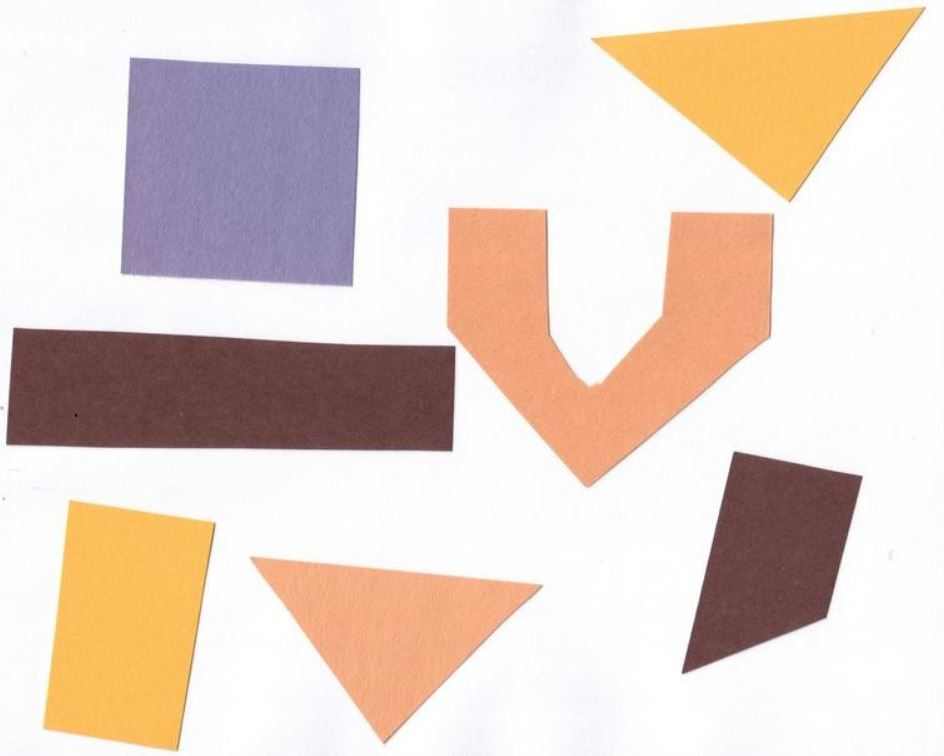
#> input picture #01 OpenCV/08 ImageProcessing/07 Thresholding/img/1.JPG, 944 x 756 px, found by its file name
$ jupyter execute --allow-errors '03 Otsu Thresholding.ipynb'
#> lines starting #> are read from the running program, lines starting #| are printed output that depends on the picture; after the words box and inside, x2 and y2 are one past the last pixel; in counts of white or black regions, pixels touching at a corner belong together
#> (a cell that did not finish here is left out)

[cell 2]
import cv2

# load the image and display it
image = cv2.imread("img/1.jpg")
#> image is the input picture: shape (756, 944, 3); mean B, G, R 201.5, 210.8, 228.4

# convert the image to grayscale and blur it slightly
gray = cv2.cvtColor(image, cv2.COLOR_BGR2GRAY)
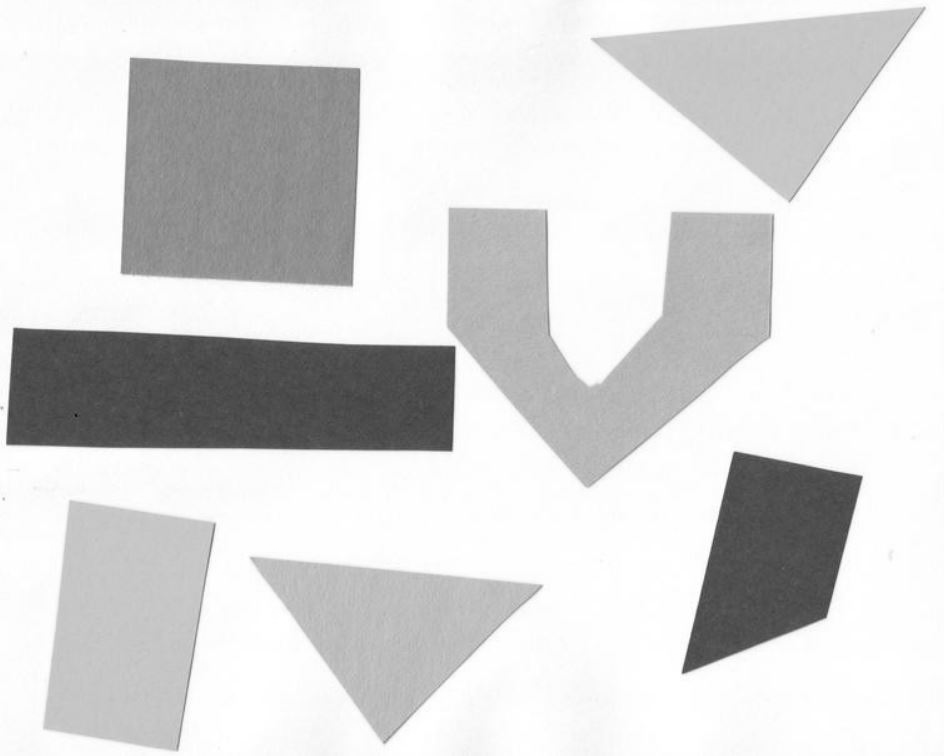
#> gray: shape (756, 944); min 15, max 255, mean 215

blurred = cv2.GaussianBlur(gray, (7, 7), 0)

# apply Otsu's automatic thresholding which automatically determines
# the best threshold value
(T, threshInv) = cv2.threshold(blurred, 0, 255,cv2.THRESH_BINARY_INV | cv2.THRESH_OTSU)
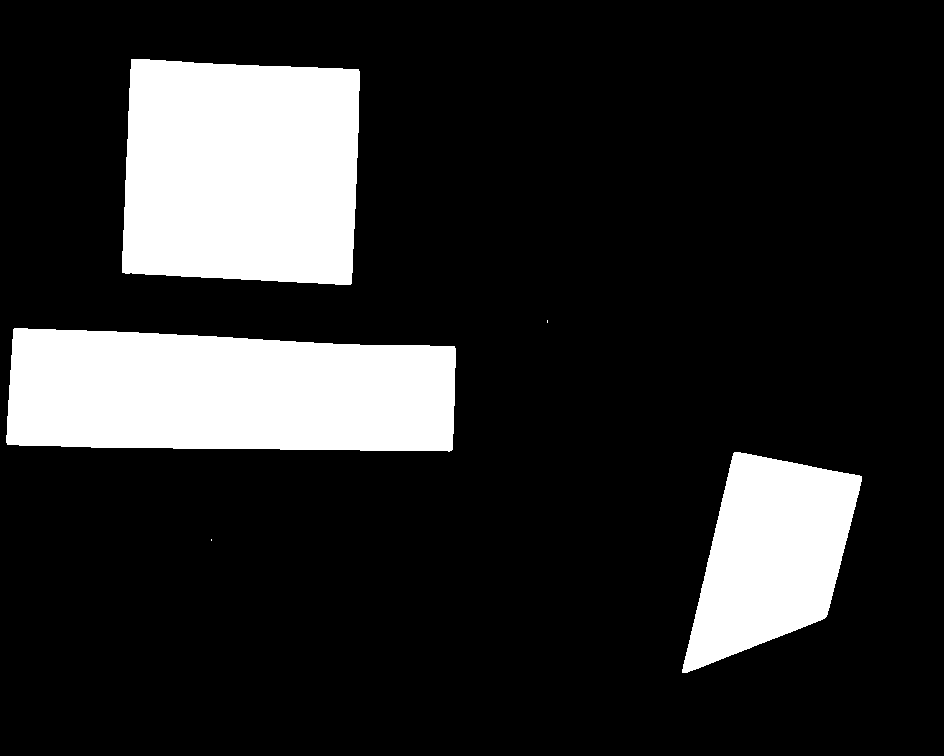
#> threshInv: shape (756, 944); 17.3% white; 5 white regions (2 under 20 px), largest, box (x1, y1, x2, y2) and area: (6, 328, 456, 452) 49576, (122, 59, 360, 285) 49573, (682, 452, 862, 673) 24467
#> T = 172

print("[INFO] otsu's thresholding value: {}".format(T))
#| [INFO] otsu's thresholding value: 172.0

# visualize only the masked regions in the image
masked = cv2.bitwise_and(image, image, mask=threshInv)
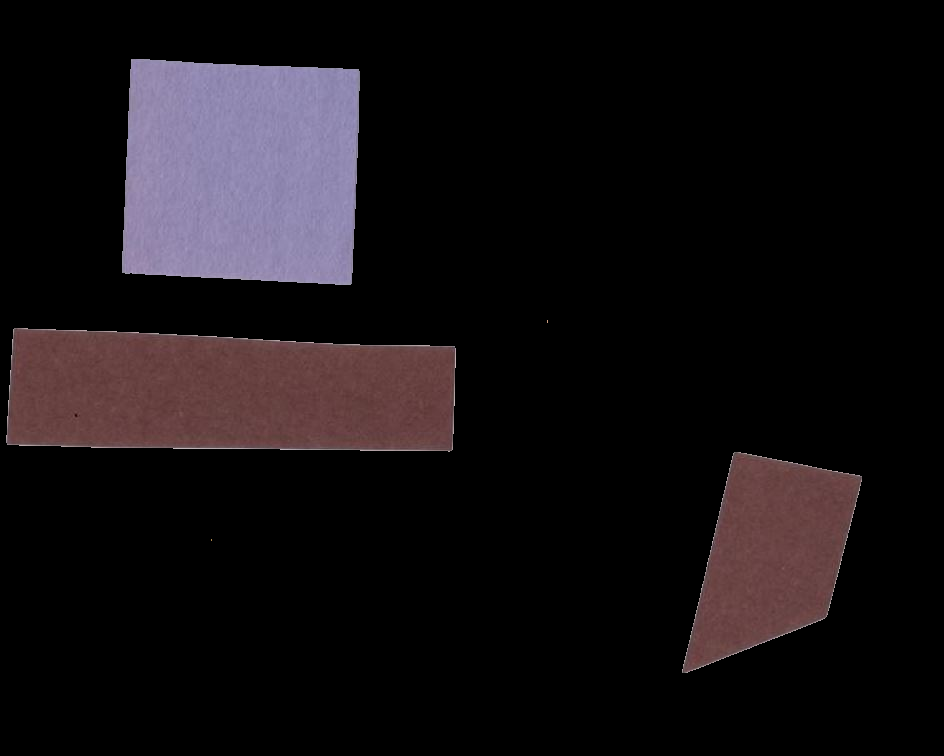
#> masked: shape (756, 944, 3); mean B, G, R 19.4, 16.7, 21.1

import matplotlib.pyplot as plt

fig,ax = plt.subplots(2, 3,figsize=(15,5))
fig.suptitle('Image Masking using Threshold')

ax[0,0].imshow(image,cmap="gray")
ax[0,0].axis('off')
ax[0,0].set_title("Original Image")

ax[0,1].imshow(gray,cmap="gray")
ax[0,1].axis('off')
ax[0,1].set_title("GrayScale")

ax[0,2].imshow(blurred,cmap="gray")
ax[0,2].axis('off')
ax[0,2].set_title("Blured")

ax[1,0].imshow(threshInv,cmap="gray")
ax[1,0].axis('off')
ax[1,0].set_title("Threshold Binary Inverse")

ax[1,1].imshow(masked,cmap="gray")
ax[1,1].axis('off')
ax[1,1].set_title("Masked")
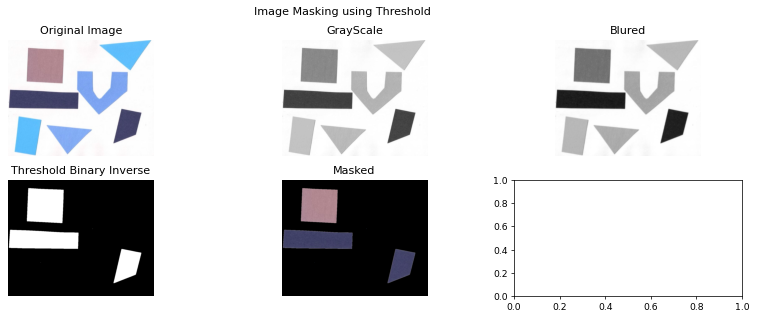
#> figure drawn by matplotlib, 5 panels; B, G, R data is drawn as R, G, B

$ run again, with #01 OpenCV/08 ImageProcessing/07 Thresholding/img/124.JPG copied over #01 OpenCV/08 ImageProcessing/07 Thresholding/img/1.JPG
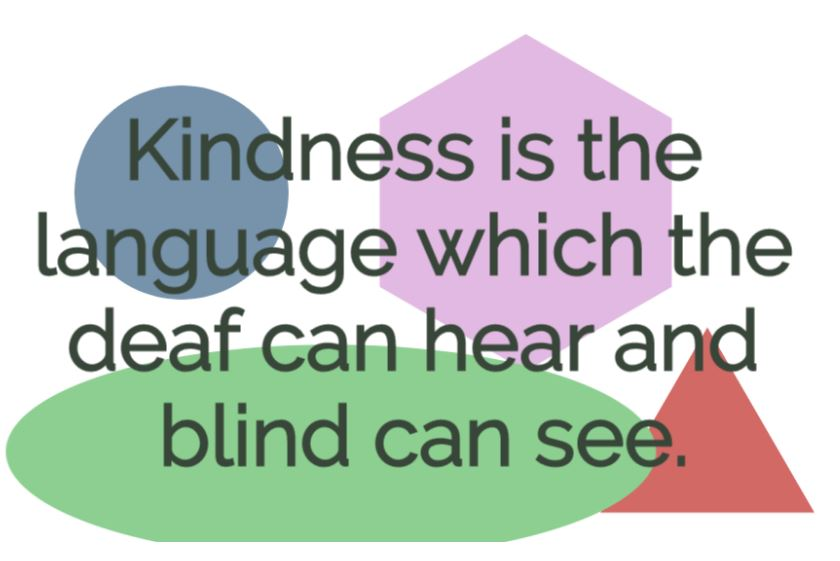
#> input picture #01 OpenCV/08 ImageProcessing/07 Thresholding/img/124.JPG, 840 x 561 px, found by its file name
#> image is the input picture: shape (561, 840, 3); mean B, G, R 197.2, 204, 197
#> `(T, threshInv) = cv2.threshold(blurred, 0, 255,cv2.THRESH_BINARY_INV |..`:
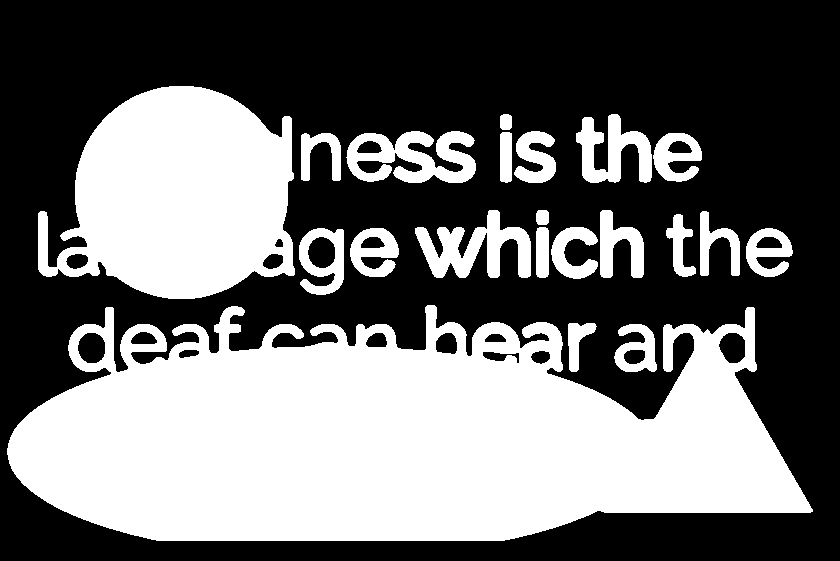
#> threshInv: shape (561, 840); 42.5% white; 21 white regions, largest, box (x1, y1, x2, y2) and area: (7, 305, 813, 541) 133550, (38, 86, 295, 299) 39110, (346, 131, 476, 183) 4207
#> T = 193
#| [INFO] otsu's thresholding value: 193.0
#> `masked = cv2.bitwise_and(image, image, mask=threshInv)`:
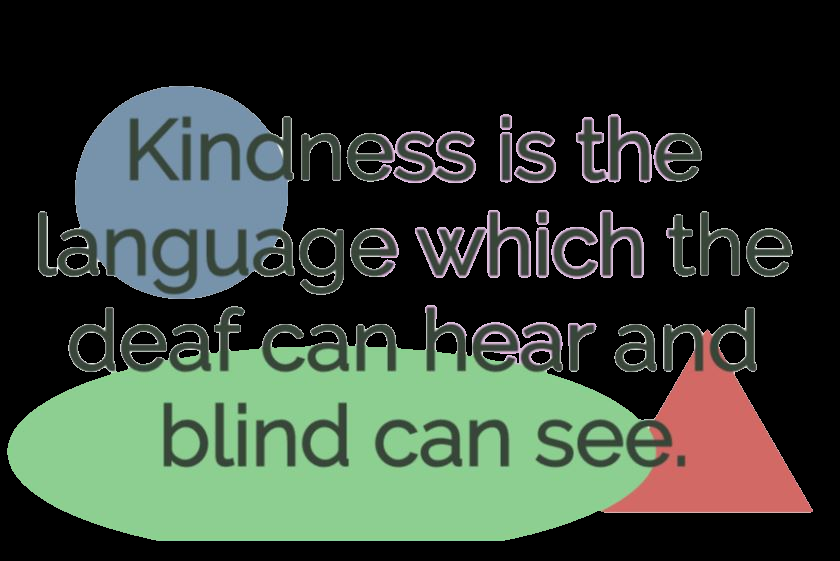
#> masked: shape (561, 840, 3); mean B, G, R 54.5, 65.8, 54.4
